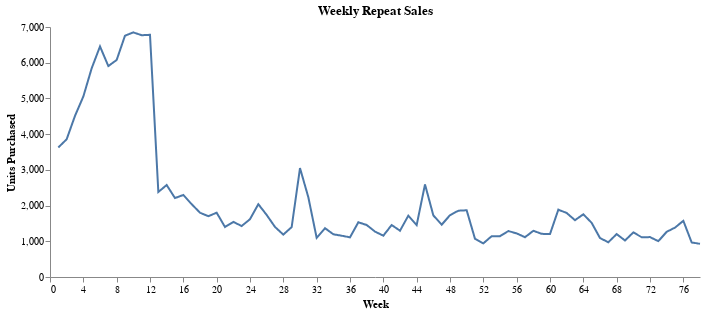

Notebook source saved alongside this figure:
### Markdown cell above
Creating Summaries

### Code cell
# What is the total number of CDs purchased each week?
weeklysales = (
    CDNOW_master
    .with_columns(((pl.col('PurchDay') - 1) // 7 + 1).alias('Week'))
    .group_by('Week')
    .agg(pl.col('Quant').sum())
    .sort('Week')
    .collect()
)

(
    ChartTemp(weeklysales)
    .line_encode(y_col='Quant', y_title='Units Purchased', x_range=78)
    .line_prop('Weekly Repeat Sales')
)

### Figure 1 — Vega-Lite specification as saved in the notebook (floating-point values rounded to 4 significant figures)
{"config": {"view": {"continuousWidth": 300, "continuousHeight": 300, "stroke": null}, "axisX": {"grid": false}, "axisY": {"grid": false}}, "data": {"name": "data-9fa5feda862c820accab3ab42b383098"}, "mark": {"type": "line", "strokeDash": [1, 0], "strokeWidth": 2}, "encoding": {"color": {}, "x": {"axis": {"labelExpr": "datum.value", "title": "Week", "values": [0.0, 4.0, 8.0, 12.0, 16.0, 20.0, 24.0, 28.0, 32.0, 36.0, 40.0, 44.0, 48.0, 52.0, 56.0, 60.0, 64.0, 68.0, 72.0, 76.0]}, "field": "Week", "scale": {"domain": [0, 78]}, "type": "quantitative"}, "y": {"field": "Quant", "scale": {}, "title": "Units Purchased", "type": "quantitative"}}, "height": 250, "title": "Weekly Repeat Sales", "width": 650, "$schema": "https://vega.github.io/schema/vega-lite/v5.20.1.json", "datasets": {"data-9fa5feda862c820accab3ab42b383098": [{"Week": 1, "Quant": 3627}, {"Week": 2, "Quant": 3857}, {"Week": 3, "Quant": 4512}, {"Week": 4, "Quant": 5054}, {"Week": 5, "Quant": 5843}, {"Week": 6, "Quant": 6456}, {"Week": 7, "Quant": 5906}, {"Week": 8, "Quant": 6077}, {"Week": 9, "Quant": 6757}, {"Week": 10, "Quant": 6848}, {"Week": 11, "Quant": 6770}, {"Week": 12, "Quant": 6781}, {"Week": 13, "Quant": 2381}, {"Week": 14, "Quant": 2575}, {"Week": 15, "Quant": 2210}, {"Week": 16, "Quant": 2297}, {"Week": 17, "Quant": 2039}, {"Week": 18, "Quant": 1800}, {"Week": 19, "Quant": 1701}, {"Week": 20, "Quant": 1801}, {"Week": 21, "Quant": 1400}, {"Week": 22, "Quant": 1543}, {"Week": 23, "Quant": 1427}, {"Week": 24, "Quant": 1619}, {"Week": 25, "Quant": 2038}, {"Week": 26, "Quant": 1738}, {"Week": 27, "Quant": 1402}, {"Week": 28, "Quant": 1186}, {"Week": 29, "Quant": 1398}, {"Week": 30, "Quant": 3050}, {"Week": 31, "Quant": 2233}, {"Week": 32, "Quant": 1095}, {"Week": 33, "Quant": 1367}, {"Week": 34, "Quant": 1197}, {"Week": 35, "Quant": 1155}, {"Week": 36, "Quant": 1112}, {"Week": 37, "Quant": 1532}, {"Week": 38, "Quant": 1456}, {"Week": 39, "Quant": 1272}, {"Week": 40, "Quant": 1157}, {"Week": 41, "Quant": 1456}, {"Week": 42, "Quant": 1296}, {"Week": 43, "Quant": 1718}, {"Week": 44, "Quant": 1454}, {"Week": 45, "Quant": 2592}, {"Week": 46, "Quant": 1726}, {"Week": 47, "Quant": 1464}, {"Week": 48, "Quant": 1731}, {"Week": 49, "Quant": 1856}, {"Week": 50, "Quant": 1868}, {"Week": 51, "Quant": 1069}, {"Week": 52, "Quant": 942}, {"Week": 53, "Quant": 1143}, {"Week": 54, "Quant": 1142}, {"Week": 55, "Quant": 1287}, {"Week": 56, "Quant": 1221}, {"Week": 57, "Quant": 1114}, {"Week": 58, "Quant": 1294}, {"Week": 59, "Quant": 1209}, {"Week": 60, "Quant": 1202}, {"Week": 61, "Quant": 1885}, {"Week": 62, "Quant": 1793}, {"Week": 63, "Quant": 1591}, {"Week": 64, "Quant": 1756}, {"Week": 65, "Quant": 1516}, {"Week": 66, "Quant": 1090}, {"Week": 67, "Quant": 973}, {"Week": 68, "Quant": 1202}, {"Week": 69, "Quant": 1022}, {"Week": 70, "Quant": 1249}, {"Week": 71, "Quant": 1113}, {"Week": 72, "Quant": 1117}, {"Week": 73, "Quant": 1004}, {"Week": 74, "Quant": 1265}, {"Week": 75, "Quant": 1383}, {"Week": 76, "Quant": 1573}, {"Week": 77, "Quant": 967}, {"Week": 78, "Quant": 929}]}}
